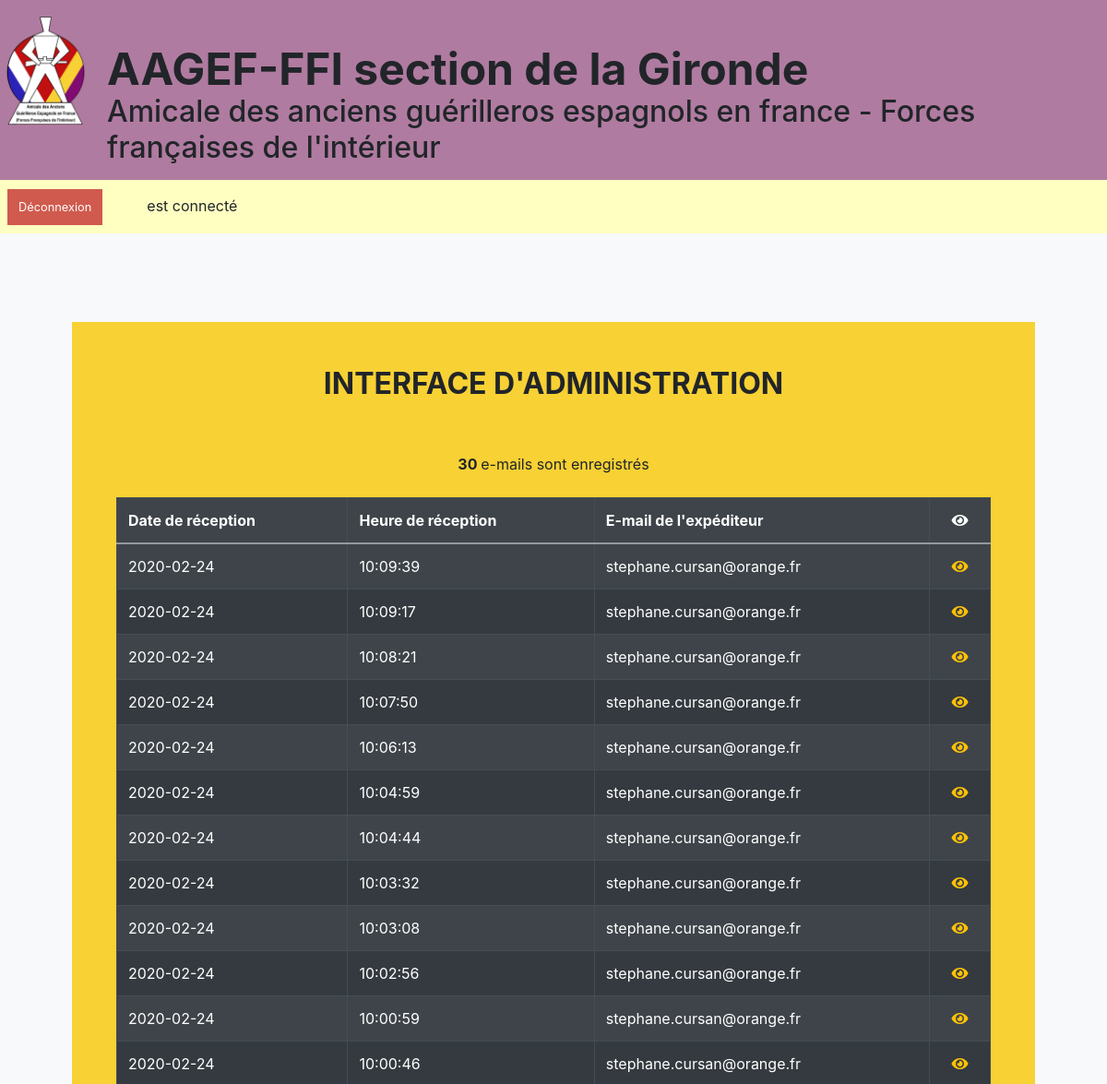
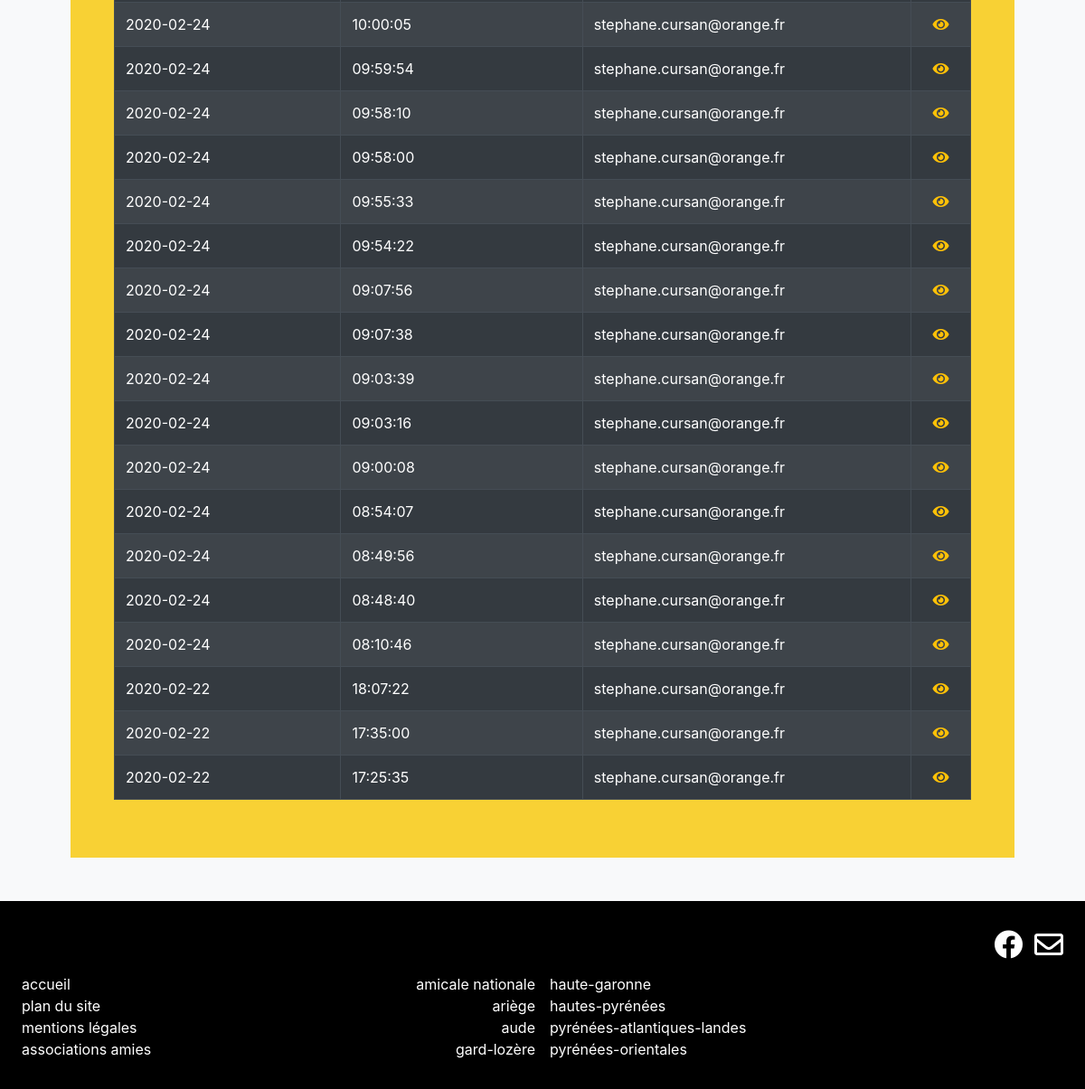
Page /backoffice.php on the committed database (2 pictures, top to bottom).
### tables this page shows
CREATE TABLE `emails` (
  `id` int(11) UNSIGNED NOT NULL,
  `mailing_date` date NOT NULL,
  `mailing_time` time NOT NULL,
  `ip` varchar(15) NOT NULL,
  `name` varchar(50) NOT NULL,
  `firstname` varchar(50) NOT NULL,
  `email` varchar(50) NOT NULL,
  `message` text NOT NULL
);

### backoffice.php (the view, shortened to what this page needs)
<?php
    include("head.php");
    include("header.php");
?>
<div class="row mx-0 headerBreadcrumb py-4 pl-2">
    <div class="col-lg-1 col-md-1 px-0">
        <a class="logoutSession_button" href="backoffice.php?logout=ok">Déconnexion</a>
    </div>
    <div class="col-lg-11 col-md col-sm px-0">
        <?php
            if(isset($_GET['logout'])) {
                if($_GET['logout'] == true) {
                    session_unset();
                    header("location:login.php");
                }
            } elseif ($_SESSION['username'] !== "") {
                $user = $_SESSION['username'];
                echo "<div class='pl-lg-1 ml-md-5 pl-md-5 pl-sm-4'><strong>".$user."</strong> est connecté</div>";
            }
        ?>
    </div>
</div>
<main class="container mt-5 pt-5 px-5">
    <section class="mb-5 p-5 text-justify homeText">
        <div class="row">
            <div class="col-lg text-center">
                <h2 class="font-weight-bold text-uppercase">interface d'administration</h2>
            </div>
        </div>
        <?php
            $server = "localhost";
            $db = "modula_test";
            $user = "root";
            $pwd = "root";
            try {
                $dbco = new PDO("mysql:host=$server;dbname=$db", $user, $pwd);
                $dbco->setAttribute(PDO::ATTR_ERRMODE, PDO::ERRMODE_EXCEPTION);
            } catch (PDOException $e) {
                echo "Impossible de traiter les données. Erreur : " . $e->getMessage();
            }
            $req = $dbco->prepare("
                SELECT
                    id, mailing_date, mailing_time, email
                FROM
                    emails
                ORDER BY
                    mailing_date DESC, mailing_time DESC
            ");
            $req->execute();
            $count = $req->rowCount();
            echo "<div class='mt-5 mb-4 text-center'>";
                echo "<strong>".$count." </strong>e-mails sont enregistrés";
            echo "</div>";
            echo "<article class='table-responsive'>";
                echo "<table class='table table-dark table-bordered table-striped table-hover>";
                    echo "<thead class='thead-dark font-weight-bold'>";
                        echo "<tr>";
                            echo "<th scope='col'>Date de réception</th>";
                            echo "<th scope='col'>Heure de réception</th>";
                            echo "<th scope='col'>E-mail de l'expéditeur</th>";
                            echo "<th scope='col' class='text-center'>
                                <i class='fas fa-eye' title='voir les messages'></i></th>";
                        echo "</tr>";
                    echo "<tbody>";
                        while ($data = $req->fetch()) {
                            echo "<tr>";
                                echo "<td>".$data['mailing_date']."</td>";
                                echo "<td>".$data['mailing_time']."</td>";
                                echo "<td>".$data['email']."</td>";
                                echo "<td class='text-center'><a href='backoffice.php?id=".$data['id']."'>
                                    <i class='text-warning fas fa-eye' title='voir le message'></i></td>";
                            echo "</tr>";
                        }
                    echo "</tbody>";
                echo "</table>";
            echo "</article>";
        ?>
    </section>
</main>
<?php include("footer.php"); ?>

### head.php (shortened to what this page needs)
<!DOCTYPE html>
<html lang="fr">
    <head>
        <link rel="stylesheet" href="https://use.fontawesome.com/releases/v5.8.1/css/all.css"
>
        <link rel="stylesheet" href="https://stackpath.bootstrapcdn.com/bootstrap/4.4.1/css/bootstrap.min.css"
>
        <link rel="stylesheet" type="text/css" href="css/style.css">
    </head>
    <body class="bg-light">

### header.php
<header>
    <div class="container-fluid px-0 header">
        <div class="row pb-2 mx-0">
            <div class="col-lg-1 col-sm-1 mr-3 pt-3 px-0 text-center">
                <a href="index.php">
                    <img src="images/logo.png"
                         alt="amicale des anciens guérilleros espagnols en france - forces françaises de l'intérieur"
                         class="headerLogo">
                </a>
            </div>
            <div class="col-lg col-sm pt-5 px-0">
                <h1 class="headerBranding_shortname pt-2">AAGEF-FFI section de la Gironde</h1>
                <h2 class="headerBranding_longname">Amicale des anciens guérilleros espagnols en france - Forces françaises de l'intérieur</h2>
            </div>
        </div>
    </div>
</header>

### footer.php (shortened to what this page needs)
        <footer class="container-fluid px-0 py-3 text-white footer">
            <nav class="row mx-0">
                <div class="col-lg-2 col-md-2 col-sm-2 pt-1 pt-md-3 pt-sm-4 pr-0 pl-5 pl-md-4 pl-sm-3">
                    <ul class="h-100">
                        <li class="pt-5"><a href="index.php">accueil</a></li>
                        <li><a href="#">plan du site</a></li>
                        <li><a href="#">mentions légales</a></li>
                        <li><a href="#">associations amies</a></li>
                    </ul>
                </div>
                <div class="col-lg-8 col-md-8 col-sm-8 px-0">
                    <div class="row mx-0">
                        <div class="col-lg-6 col-md-6 col-sm-6 pt-3 pr-2">
                            <ul class="h-100 text-right">
                                <li class="pt-5">
                                    <a href="http://espana36.pagesperso-orange.fr/" target="_blank"
                                    title="Espagne au cœur">amicale nationale</a>
                                </li>
                                <li><a href="#">ariège</a></li>
                                <li><a href="#">aude</a></li>
                                <li><a href="#">gard-lozère</a></li>
                            </ul>
                        </div>
                        <div class="col-lg-6 col-md-6 col-sm-6 pt-3 pl-2">
                            <ul class="h-100">
                                <li class="pt-5"><a href="#">haute-garonne</a></li>
                                <li><a href="#">hautes-pyrénées</a></li>
                                <li><a href="#">pyrénées-atlantiques-landes</a></li>
                                <li><a href="#">pyrénées-orientales</a></li>
                            </ul>
                        </div>
                    </div>
                </div>
                <div class="col-lg-2 col-md-2 col-sm-2 pt-md-3 pt-sm-3 pr-5 pr-md-4 pr-sm-3 pl-0 text-right">
                    <a href="https://www.facebook.com/AAGEF-FFI-de-la-Gironde-549257251777131/" target="_blank"
                    class="mr-2">
                        <i class="fab fa-facebook fa-2x" title="Facebook"></i>
                    </a>
                    <a href="contact.php">
                        <i class="far fa-envelope fa-2x" title="Contact"></i>
                    </a>
                </div>
            </nav>
        </footer>
    </body>
</html>

### css/style.css (style rules this page uses)
* { box-sizing: border-box; -moz-box-sizing: border-box; margin: 0; padding: 0; }
li { list-style-type: none; }
.header { background-color: #a56893dc; }
.headerLogo { height: 123px; }
.headerBranding_shortname { font-size: 3rem; font-weight: bold; line-height: .8; }
.headerBreadcrumb { background-color: #ffffc1; line-height: .6; }
.headerBreadcrumb a { color: #000; font-weight: bold; }
.homeText { background-color: #f8d134; }
.footer { background-color: #000; }
.footer a { color: #fff; }
.headerBreadcrumb a.logoutSession_button { background-color: #d05a4e; padding: 12px; color: #fff; font-weight: normal; font-size: 0.8em; }

### rows in the picture
emails: mailing_date "2020-02-24", mailing_time "10:09:39", email "stephane.cursan@orange.fr"
emails: mailing_date "2020-02-24", mailing_time "10:09:17", email "stephane.cursan@orange.fr"
emails: mailing_date "2020-02-24", mailing_time "10:08:21", email "stephane.cursan@orange.fr"
emails: mailing_date "2020-02-24", mailing_time "10:07:50", email "stephane.cursan@orange.fr"
emails: mailing_date "2020-02-24", mailing_time "10:06:13", email "stephane.cursan@orange.fr"
emails: mailing_date "2020-02-24", mailing_time "10:04:59", email "stephane.cursan@orange.fr"
emails: mailing_date "2020-02-24", mailing_time "10:04:44", email "stephane.cursan@orange.fr"
emails: mailing_date "2020-02-24", mailing_time "10:03:32", email "stephane.cursan@orange.fr"
emails: mailing_date "2020-02-24", mailing_time "10:03:08", email "stephane.cursan@orange.fr"
emails: mailing_date "2020-02-24", mailing_time "10:02:56", email "stephane.cursan@orange.fr"
emails: mailing_date "2020-02-24", mailing_time "10:00:59", email "stephane.cursan@orange.fr"
emails: mailing_date "2020-02-24", mailing_time "10:00:46", email "stephane.cursan@orange.fr"
emails: mailing_date "2020-02-24", mailing_time "10:00:05", email "stephane.cursan@orange.fr"
emails: mailing_date "2020-02-24", mailing_time "09:59:54", email "stephane.cursan@orange.fr"
emails: mailing_date "2020-02-24", mailing_time "09:58:10", email "stephane.cursan@orange.fr"
emails: mailing_date "2020-02-24", mailing_time "09:58:00", email "stephane.cursan@orange.fr"
emails: mailing_date "2020-02-24", mailing_time "09:55:33", email "stephane.cursan@orange.fr"
emails: mailing_date "2020-02-24", mailing_time "09:54:22", email "stephane.cursan@orange.fr"
emails: mailing_date "2020-02-24", mailing_time "09:07:56", email "stephane.cursan@orange.fr"
emails: mailing_date "2020-02-24", mailing_time "09:07:38", email "stephane.cursan@orange.fr"
emails: mailing_date "2020-02-24", mailing_time "09:03:39", email "stephane.cursan@orange.fr"
emails: mailing_date "2020-02-24", mailing_time "09:03:16", email "stephane.cursan@orange.fr"
emails: mailing_date "2020-02-24", mailing_time "09:00:08", email "stephane.cursan@orange.fr"
emails: mailing_date "2020-02-24", mailing_time "08:54:07", email "stephane.cursan@orange.fr"
emails: mailing_date "2020-02-24", mailing_time "08:49:56", email "stephane.cursan@orange.fr"
emails: mailing_date "2020-02-24", mailing_time "08:48:40", email "stephane.cursan@orange.fr"
emails: mailing_date "2020-02-24", mailing_time "08:10:46", email "stephane.cursan@orange.fr"
emails: mailing_date "2020-02-22", mailing_time "18:07:22", email "stephane.cursan@orange.fr"
emails: mailing_date "2020-02-22", mailing_time "17:35:00", email "stephane.cursan@orange.fr"
emails: mailing_date "2020-02-22", mailing_time "17:25:35", email "stephane.cursan@orange.fr"

### other values in the picture
$count "30"
